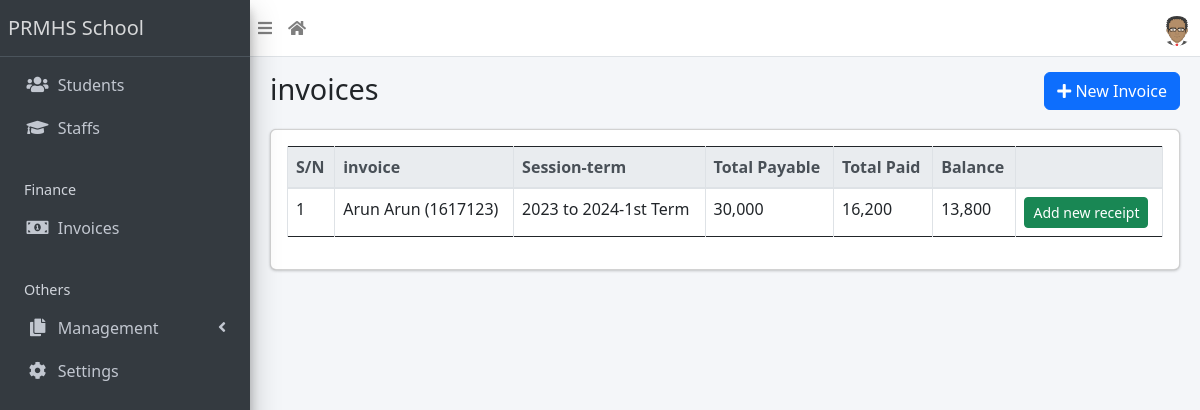
The page /finance/list/ (signed in) on the database its author committed.
### apps/finance/models.py (models this page shows, shortened)
class Invoice(models.Model):
    student = models.ForeignKey(Student, on_delete=models.CASCADE)
    session = models.ForeignKey(AcademicSession, on_delete=models.CASCADE)
    term = models.ForeignKey(AcademicTerm, on_delete=models.CASCADE)
    class_for = models.ForeignKey(StudentClass, on_delete=models.CASCADE)
    balance_from_previous_term = models.IntegerField(default=0)
    status = models.CharField(
        max_length=20,
        choices=[("active", "Active"), ("closed", "Closed")],
        default="active",
    )
    passport = models.ImageField(upload_to='passports/', null=True, blank=True)
    date = models.DateTimeField(auto_now_add=True,)
    class Meta:
        ordering = ["student", "term"]
    def __str__(self):
        return f"{self.student}"
    def balance(self):
        payable = self.total_amount_payable()
        paid = self.total_amount_paid()
        return payable - paid
    def amount_payable(self):
        items = InvoiceItem.objects.filter(invoice=self)
        total = 0
        for item in items:
            total += item.amount
        return total
    def total_amount_payable(self):
        return self.balance_from_previous_term + self.amount_payable()
    def total_amount_paid(self):
        receipts = Receipt.objects.filter(invoice=self)
        amount = 0
        for receipt in receipts:
            amount += receipt.amount_paid
        return amount

class InvoiceItem(models.Model):
    invoice = models.ForeignKey(Invoice, on_delete=models.CASCADE)
    description = models.CharField(max_length=200)
    amount = models.IntegerField()

class Receipt(models.Model):
    invoice = models.ForeignKey(Invoice, on_delete=models.CASCADE)
    amount_paid = models.IntegerField()
    date_paid = models.DateField(default=timezone.now)
    comment = models.CharField(max_length=200, blank=True)

### apps/students/models.py (models this page shows, shortened)
class Student(models.Model):
    STATUS_CHOICES = [("active", "Active"), ("inactive", "Inactive")]
    GENDER_CHOICES = [("male", "Male"), ("female", "Female")]
    current_status = models.CharField(
        max_length=10, choices=STATUS_CHOICES, default="active"
    )
    registration_number = models.CharField(max_length=200, unique=True)
    surname = models.CharField(max_length=200)
    firstname = models.CharField(max_length=200)
    other_name = models.CharField(max_length=200, blank=True)
    gender = models.CharField(max_length=10, choices=GENDER_CHOICES, default="male")
    date_of_birth = models.DateField(default=timezone.now)
    current_class = models.ForeignKey(
        StudentClass, on_delete=models.SET_NULL, blank=True, null=True
    )
    date_of_admission = models.DateField(default=timezone.now)
    mobile_num_regex = RegexValidator(
        regex="^[0-9]{10,15}$", message="Entered mobile number isn't in a right format!"
    )
    parent_mobile_number = models.CharField(
        validators=[mobile_num_regex], max_length=13, blank=True
    )
    address = models.TextField(blank=True)
    others = models.TextField(blank=True)
    passport = models.ImageField(blank=True, upload_to="students/passports/")
    class Meta:
        ordering = ["surname", "firstname", "other_name"]
    def __str__(self):
        return f"{self.surname} {self.firstname} {self.other_name} ({self.registration_number})"

### apps/corecode/models.py (models this page shows)
class AcademicSession(models.Model):
    name = models.CharField(max_length=200, unique=True)
    current = models.BooleanField(default=True)
    class Meta:
        ordering = ["-name"]
    def __str__(self):
        return self.name

class AcademicTerm(models.Model):
    name = models.CharField(max_length=20, unique=True)
    current = models.BooleanField(default=True)
    class Meta:
        ordering = ["name"]
    def __str__(self):
        return self.name

### apps/finance/views.py (the view)
# urls.py: path("list/", InvoiceListView.as_view(), name="invoice-list"),
class InvoiceListView(LoginRequiredMixin, ListView):
    model = Invoice

### apps/corecode/context_processors.py (called while the page is built)
def site_defaults(request):
    current_session = AcademicSession.objects.get(current=True)
    current_term = AcademicTerm.objects.get(current=True)
    vals = SiteConfig.objects.all()
    contexts = {
        "current_session": current_session.name,
        "current_term": current_term.name,
    }
    for val in vals:
        contexts[val.key] = val.value
    return contexts

### apps/finance/templates/finance/invoice_list.html (shortened to what this page needs)
{% extends 'base.html' %}
{% load humanize %}
{% block title %}invoices{% endblock title %}
{% block breadcrumb %}
<a class="btn btn-primary" href="{% url 'invoice-create' %}"><i
    class="fas fa-plus"></i> New Invoice</a>
{% endblock breadcrumb %}
{% block content %}
  <div class="table-responsive">
    <table id="invoicetable" class="table table-bordered table-hover">
      <thead class="thead-light">
        <tr>
          <th>S/N</th>
          <th>invoice</th>
          <th>Session-term</th>
          <th>Total Payable</th>
          <th>Total Paid</th>
          <th>Balance</th>
          <th></th>
        </tr>
      </thead>
      <tbody>
        {% for invoice in object_list %}
          <tr class='clickable-row' data-href="{% url 'invoice-detail' invoice.id %}">
            <td>{{ forloop.counter}}</td>
            <td>{{ invoice}}</td>
            <td>{{ invoice.session}}-{{ invoice.term}}</td>
            <td>{{ invoice.total_amount_payable | intcomma }}</td>
            <td>{{ invoice.total_amount_paid | intcomma }}</td>
            <td>{{ invoice.balance | intcomma }}</td>
            <td><a class="btn btn-success btn-sm"
                href="{% url 'receipt-create' %}?invoice={{ invoice.id }}">Add new
                receipt</a></td>
          </tr>
        {% endfor %}
      </tbody>
    </table>
  </div>
{% endblock content %}

### rows shown on the page
Invoice: student.registration_number "Arun Arun (1617123)", session "2023 to 2024", term "1st Term", total_amount_payable "30,000", total_amount_paid "16,200", balance "13,800"

### other values the page prints
{{ School_name | default:"PRMHS School" }} "PRMHS School"
